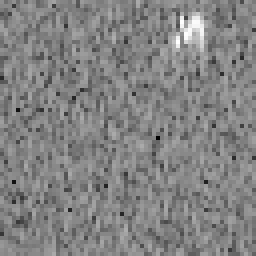
#> input picture rf_benchmark/spectrograms_yolo/test/images/000003.png, 64 x 64 px, found by its file name (shown 4 times larger); its folder holds only this picture in this run
$ python main.py
#> lines starting #> are read from the running program, lines starting #| are printed output that depends on the picture; after the words box and inside, x2 and y2 are one past the last pixel; in counts of white or black regions, pixels touching at a corner belong together
### MFB/detectors.py
import numpy as np
from skimage.feature import match_template
from skimage.measure import label, regionprops

class MatchedFilterBankDetector:
    def __init__(self, threshold=0.55):
        """
        Detector Matched Filter Bank.
        threshold: Nivel de similitud (0.0 a 1.0).
        """
        self.threshold = threshold
        self.templates = self._build_template_bank()

    def _build_template_bank(self):
        """
        Crea moldes de señales sintéticas típicas en RF.
        """
        templates = []
        # Definimos (Alto, Ancho) de las señales esperadas
        # El sistema probará todas estas formas contra la imagen
        shapes = [
            (8, 3),   # Señal muy estrecha (Narrowband)
            (12, 5),  # Señal estrecha media
            (6, 6),   # Bloque pequeño
            (10, 15), # Señal ancha (Wideband media)
            (15, 30)  # Señal muy ancha (Wideband completa)
        ]

        for h, w in shapes:
            # Crear molde Gaussiano suave
            y, x = np.mgrid[-h//2:h//2, -w//2:w//2]
            sigma = 0.35 * (h + w) / 2
            g = np.exp(-(x**2 + y**2) / (2 * sigma**2))
            # Normalizar molde
            g = (g - g.min()) / (g.max() - g.min())
            templates.append(g)

        return templates

    def predict(self, spectrogram):
        h, w = spectrogram.shape
        # Matriz para guardar la mejor coincidencia encontrada en cada pixel
        max_correlation_map = np.zeros((h, w))

        # 1. Probar cada filtro del banco
        for temp in self.templates:
            # Correlación normalizada
            res = match_template(spectrogram, temp, pad_input=True)
            # Max-Pooling: Nos quedamos con la mejor respuesta
            max_correlation_map = np.maximum(max_correlation_map, res)

        # 2. Umbralizar
        mask = max_correlation_map > self.threshold

        # 3. Extraer cajas
        boxes = self._extract_boxes(mask, max_correlation_map)

        return {
            "mask": mask,
            "boxes": boxes,
            "threshold_map": max_correlation_map
        }

    def _extract_boxes(self, mask, score_map):
        labeled = label(mask)
        props = regionprops(labeled, intensity_image=score_map)
        boxes = []

        for prop in props:
            # Filtro básico de ruido
            if prop.area < 6: continue

            y1, x1, y2, x2 = prop.bbox
            score = prop.max_intensity
            boxes.append([x1, y1, x2, y2, score])

        return boxes

### MFB/tools.py
import numpy as np
import matplotlib.pyplot as plt
from PIL import Image
import os

def load_spectrogram_mfb(path):
    """
    Carga el espectrograma con corrección Gamma para MFB.
    El MFB necesita un contraste alto para que la correlación funcione bien.
    """
    if not os.path.exists(path):
        raise FileNotFoundError(f"No se encontró: {path}")

    try:
        img = Image.open(path).convert('RGB')
        _, g, _ = img.split() # Usamos canal verde

        data = np.array(g).astype(np.float32)

        # 1. Normalizar 0-1
        val_min, val_max = data.min(), data.max()
        if val_max > val_min:
            data = (data - val_min) / (val_max - val_min)

        # 2. Corrección Gamma (Importante para eliminar ruido de fondo)
        # Esto hace que el fondo gris se vuelva negro
        data = data ** 4.0

    except Exception as e:
        print(f"Error cargando imagen: {e}")
        return np.zeros((64, 64))

    return data

def load_yolo_labels(path, img_width, img_height):
    """Carga etiquetas Ground Truth."""
    if not os.path.exists(path): return []
    boxes = []
    with open(path, 'r') as f:
        for line in f:
            parts = line.strip().split()
            if len(parts) < 5: continue
            try:
                cls, xc, yc, w, h = map(float, parts[:5])
                x1 = (xc - w/2) * img_width
                y1 = (yc - h/2) * img_height
                x2 = (xc + w/2) * img_width
                y2 = (yc + h/2) * img_height
                boxes.append([x1, y1, x2, y2, cls])
            except: continue
    return boxes

def visualize_mfb(spectrogram, result, gt_boxes=None, output_path=None):
    """Visualiza la entrada, el mapa de correlación y la detección final."""
    score_map = result['threshold_map'] # Mapa de calor de correlación
    pred_boxes = result['boxes']

    fig, ax = plt.subplots(1, 3, figsize=(15, 5))

    # 1. Entrada
    ax[0].imshow(spectrogram, aspect='auto', cmap='inferno')
    ax[0].set_title("Input (Gamma Corrected)")
    if gt_boxes:
        for b in gt_boxes:
            rect = plt.Rectangle((b[0], b[1]), b[2]-b[0], b[3]-b[1],
                                 edgecolor='#00FF00', fill=False, lw=1, ls='--')
            ax[0].add_patch(rect)

    # 2. Mapa de Correlación (Lo que "piensa" el filtro)
    im = ax[1].imshow(score_map, aspect='auto', cmap='jet', vmin=0, vmax=1)
    ax[1].set_title("Mapa de Correlación (Similitud)")
    plt.colorbar(im, ax=ax[1], fraction=0.046)

    # 3. Resultado Final
    ax[2].imshow(spectrogram, aspect='auto', cmap='gray')
    ax[2].set_title(f"Detección MFB [N={len(pred_boxes)}]")
    for box in pred_boxes:
        rect = plt.Rectangle((box[0], box[1]), box[2]-box[0], box[3]-box[1],
                             edgecolor='red', fill=False, lw=2)
        ax[2].add_patch(rect)

    plt.tight_layout()
    if output_path: plt.savefig(output_path)
    plt.close() # Cerrar para no saturar memoria

### metrics.py
import numpy as np

# [17 lines left out: function calculate_iou, not called in this run]

class DetectionEvaluator:
    def __init__(self):
        # Almacenamiento de datos
        self.all_preds = []  # Lista de dicts
        self.all_gts = {}    # Dict: img_id -> lista de boxes
        self.img_ids = []    # Para iterar en orden
        self.total_gt_boxes = 0

    def update(self, img_id, pred_boxes, gt_boxes):
        """
        Registra datos de una imagen.
        pred_boxes: [[x1, y1, x2, y2, score], ...]
        gt_boxes:   [[x1, y1, x2, y2, class], ...]
        """
        if img_id not in self.img_ids:
            self.img_ids.append(img_id)

        # Guardar GTs limpios (solo coords)
        gts_clean = [g[:4] for g in gt_boxes]
        self.all_gts[img_id] = gts_clean
        self.total_gt_boxes += len(gts_clean)

        # Guardar Predicciones
        for p in pred_boxes:
            self.all_preds.append({
                'img_id': img_id,
                'bbox': p[:4],
                'score': p[4]
            })

    # --- PARTE 1: PRECISION, RECALL, F1 (Escalares) ---
    def compute_basic_metrics(self, iou_threshold=0.5):
        """
        Calcula P, R, F1 basándose en las cajas detectadas actualmente,
        sin variar umbrales de confianza. Ideal para CFAR.
        """
        tp_total = 0
        fp_total = 0
        fn_total = 0

        # Iterar imagen por imagen
        for img_id in self.img_ids:
            gts = self.all_gts[img_id]
            # Filtrar predicciones de esta imagen
            preds = [p['bbox'] for p in self.all_preds if p['img_id'] == img_id]

            # Contadores locales
            matched_gt = set()

            # Ordenar preds por si acaso (aunque en métricas básicas no es estricto)
            # Aquí asumimos que todas las preds son "positivas"

            # Matriz de IoU
            if len(gts) == 0:
                fp_total += len(preds)
                continue

            if len(preds) == 0:
                fn_total += len(gts)
                continue

            # Greedy Matching
            # Iteramos sobre predicciones y buscamos su mejor GT
            for p_idx, pred_box in enumerate(preds):
                best_iou = -1
                best_gt_idx = -1

                for g_idx, gt_box in enumerate(gts):
                    if g_idx in matched_gt: continue # Ya fue emparejado

                    iou = calculate_iou(pred_box, gt_box)
                    if iou > best_iou:
                        best_iou = iou
                        best_gt_idx = g_idx

                if best_iou >= iou_threshold:
                    tp_total += 1
                    matched_gt.add(best_gt_idx)
                else:
                    fp_total += 1

            # Los GT que no se emparejaron son False Negatives
            fn_total += (len(gts) - len(matched_gt))

        # Cálculos finales
        precision = tp_total / (tp_total + fp_total + 1e-6)
        recall = tp_total / (tp_total + fn_total + 1e-6)
        f1 = 2 * (precision * recall) / (precision + recall + 1e-6)

        return {
            "TP": tp_total, "FP": fp_total, "FN": fn_total,
            "Precision": precision, "Recall": recall, "F1": f1
        }

    # --- PARTE 2: mAP (Mean Average Precision) ---
    def compute_ap_at_iou(self, iou_threshold):
        """Calcula AP para un IoU dado ordenando por score."""
        if self.total_gt_boxes == 0 or len(self.all_preds) == 0:
            return 0.0

        sorted_preds = sorted(self.all_preds, key=lambda x: x['score'], reverse=True)
        tp = np.zeros(len(sorted_preds))
        fp = np.zeros(len(sorted_preds))

        gt_matched = {img_id: np.zeros(len(boxes), dtype=bool)
                      for img_id, boxes in self.all_gts.items()}

        for i, pred in enumerate(sorted_preds):
            img_id = pred['img_id']
            pred_box = pred['bbox']
            gt_boxes = self.all_gts[img_id]

            best_iou = -1
            best_gt_idx = -1

            for idx, gt_box in enumerate(gt_boxes):
                iou = calculate_iou(pred_box, gt_box)
                if iou > best_iou:
                    best_iou = iou
                    best_gt_idx = idx

            if best_iou >= iou_threshold:
                if not gt_matched[img_id][best_gt_idx]:
                    tp[i] = 1
                    gt_matched[img_id][best_gt_idx] = True
                else:
                    fp[i] = 1
            else:
                fp[i] = 1

        cum_tp = np.cumsum(tp)
        cum_fp = np.cumsum(fp)
        recalls = cum_tp / self.total_gt_boxes
        precisions = cum_tp / (cum_tp + cum_fp + 1e-6)

        recalls = np.concatenate(([0.0], recalls, [1.0]))
        precisions = np.concatenate(([0.0], precisions, [0.0]))
        for i in range(len(precisions) - 1, 0, -1):
            precisions[i - 1] = max(precisions[i - 1], precisions[i])
        indices = np.where(recalls[1:] != recalls[:-1])[0]
        ap = np.sum((recalls[indices + 1] - recalls[indices]) * precisions[indices + 1])
        return ap

    def print_summary(self):
        # 1. Calcular Métricas Básicas (P, R, F1)
        basic = self.compute_basic_metrics(iou_threshold=0.5)

        # 2. Calcular mAP
        map50 = self.compute_ap_at_iou(0.50)
        thresholds = np.linspace(0.5, 0.95, 10)
        aps = [self.compute_ap_at_iou(t) for t in thresholds]
        map_coco = np.mean(aps)

        print("\n" + "="*50)
        print(f"       RESULTADOS DE EVALUACIÓN (Total GT: {self.total_gt_boxes})")
        print("="*50)
        print(" [ MÉTRICAS BÁSICAS (IoU=0.5) ]")
        print(f"  > True Positives (TP)  : {basic['TP']}")
        print(f"  > False Positives (FP) : {basic['FP']}")
        print(f"  > False Negatives (FN) : {basic['FN']}")
        print("-" * 30)
        print(f"  > PRECISION            : {basic['Precision']:.4f}")
        print(f"  > RECALL               : {basic['Recall']:.4f}")
        print(f"  > F1-SCORE             : {basic['F1']:.4f}")
        print("="*50)
        print(" [ MÉTRICAS AVANZADAS (mAP) ]")
        print(f"  > mAP @ IoU=0.50       : {map50:.4f}")
        print(f"  > mAP @ IoU=0.50:0.95  : {map_coco:.4f}")
        print("="*50 + "\n")

### MFB/main.py
import argparse
import os
import sys

# Truco para importar metrics.py desde la carpeta superior
sys.path.append(os.path.abspath(os.path.join(os.path.dirname(__file__), '..')))

from MFB.detectors import MatchedFilterBankDetector
from MFB.tools import load_spectrogram_mfb, load_yolo_labels, visualize_mfb
from metrics import DetectionEvaluator # Importado desde la raíz

def main():
    parser = argparse.ArgumentParser(description="Matched Filter Bank Benchmark")

    # Rutas (Ajusta a tus carpetas)
    default_imgs = r"C:\Users\User\Documents\GitHub\MCE-ROI-V2\rf_benchmark\spectrograms_yolo\test\images"
    default_lbls = r"C:\Users\User\Documents\GitHub\MCE-ROI-V2\rf_benchmark\spectrograms_yolo\test\labels"

    parser.add_argument('--input_dir', default=default_imgs)
    parser.add_argument('--label_dir', default=default_lbls)
    parser.add_argument('--output_dir', default='resultados_mfb')

    # Umbral de correlación (0.5 a 0.7 suele ser bueno)
    parser.add_argument('--threshold', type=float, default=0.55)
    parser.add_argument('--max_plots', type=int, default=10)

    args = parser.parse_args()

    if not os.path.exists(args.output_dir): os.makedirs(args.output_dir)

    image_files = sorted([f for f in os.listdir(args.input_dir) if f.endswith('.png')])

    print(f"=== INICIO MFB (Matched Filter Bank) ===")
    print(f"Total imágenes: {len(image_files)}")
    print(f"Umbral Similitud: {args.threshold}")

    # Inicializar
    detector = MatchedFilterBankDetector(threshold=args.threshold)
    evaluator = DetectionEvaluator()
    plots_done = 0

    for idx, img_name in enumerate(image_files):
        img_path = os.path.join(args.input_dir, img_name)
        lbl_path = os.path.join(args.label_dir, img_name.replace('.png', '.txt'))

        try:
            # 1. Cargar
            spectrogram = load_spectrogram_mfb(img_path)
#> in load_spectrogram_mfb, g is the input picture: PIL image 64x64 L; min 0, max 255, mean 130.5
#> in load_spectrogram_mfb, `val_min, val_max = data.min(), data.max()`: val_min = 0; val_max = 255
#> in load_spectrogram_mfb, `data = data ** 4.0`:
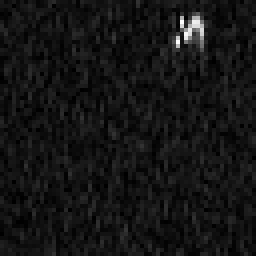
#> data: shape (64, 64) float32 (shown 4 times larger); min 0, max 1, mean 0.0812
            h, w = spectrogram.shape

            gt_boxes = load_yolo_labels(lbl_path, w, h)

            # 2. Detectar
            results = detector.predict(spectrogram)
#> the loop in predict, `for temp in self.templates:` made 5 passes
#> pass 1, in predict, `res = match_template(spectrogram, temp, pad_input=True)`:
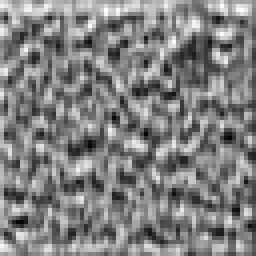
#> res: shape (64, 64) float32 (shown 4 times larger); min -0.762, max 0.794, mean 0.0259; drawn with min black and max white
#> pass 1, in predict, `max_correlation_map = np.maximum(max_correlation_map, res)`:
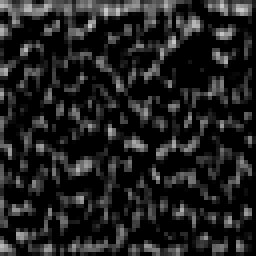
#> max_correlation_map: shape (64, 64) float64 (shown 4 times larger); min 0, max 0.794, mean 0.127
#> after the loop in predict, `for temp in self.templates:`:
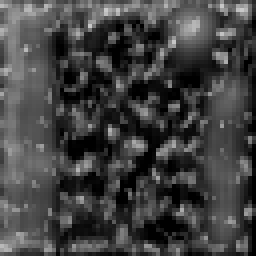
#> max_correlation_map: shape (64, 64) float64 (shown 4 times larger); min 0, max 0.794, mean 0.257
#> in predict, `mask = max_correlation_map > self.threshold`:
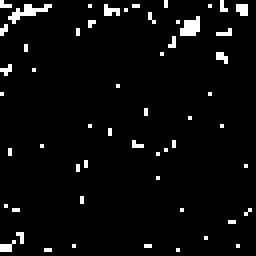
#> mask: shape (64, 64) bool (shown 4 times larger); 4% white in thin lines or dots
#> in _extract_boxes, `labeled = label(mask)`:
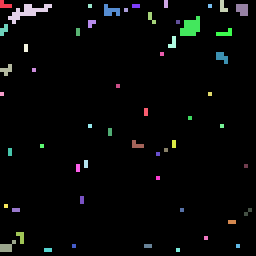
#> labeled: shape (64, 64) int32 (shown 4 times larger); 56 distinct labels, from 0 to 55; one colour per label, 0 black
#> in _extract_boxes, `props = regionprops(labeled, intensity_image=score_map)`: props = 55 regions; largest, box (x1, y1, x2, y2) and area: (2, 1, 13, 6) 21, (45, 4, 50, 9) 18, (26, 1, 30, 4) 8, (59, 1, 62, 4) 8, (0, 60, 4, 63) 7
#> the loop in _extract_boxes, `for prop in props:` made 55 passes
#> (y1, x1, y2, x2, score) on passes 4, 6, 9, 12, 21, 50: (1, 2, 6, 13, 0.716), (1, 26, 4, 30, 0.791), (1, 59, 4, 62, 0.794), (4, 45, 9, 50, 0.72), (13, 54, 16, 57, 0.676), (60, 0, 63, 4, 0.729)
#> after the loop in _extract_boxes, `for prop in props:`: boxes = [[2, 1, 13, 6, 0.716], [26, 1, 30, 4, 0.791], [59, 1, 62, 4, 0.794], [45, 4, 50, 9, 0.72], [54, 13, 57, 16, 0.676], [0, 60, 4, 63, 0.729]]
#> results = 3 items

            # 3. Evaluar
            evaluator.update(img_name, results['boxes'], gt_boxes)

            # 4. Visualizar
            if plots_done < args.max_plots:
                out_path = os.path.join(args.output_dir, f"mfb_{img_name}")
                visualize_mfb(spectrogram, results, gt_boxes, out_path)
#> in visualize_mfb, `pred_boxes = result['boxes']`: pred_boxes has the same summary as boxes in _extract_boxes
#> the loop in visualize_mfb, `for box in pred_boxes:` made 6 passes
#> in visualize_mfb, `if output_path: plt.savefig(output_path)`:
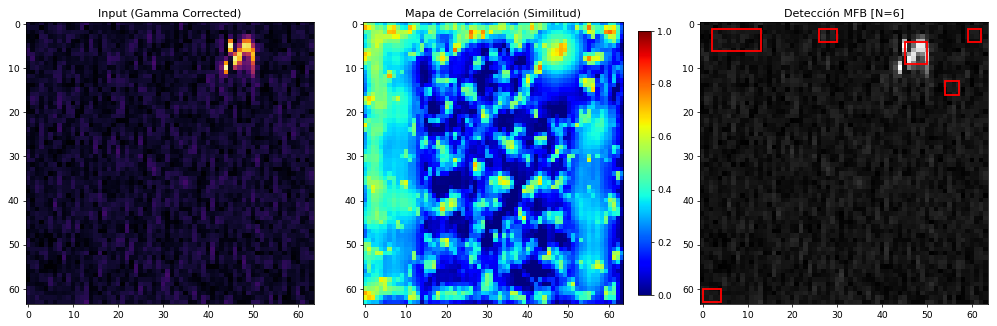
#> figure drawn by matplotlib, 4 panels
                plots_done += 1

            if idx % 50 == 0:
                print(f"[{idx}] {img_name} -> Detectados: {len(results['boxes'])}")
#| [0] 000003.png -> Detectados: 6

        except Exception as e:
            print(f"Error en {img_name}: {e}")

    print("\n=== RESULTADOS MFB ===")
    evaluator.print_summary()
#|        RESULTADOS DE EVALUACIÓN (Total GT: 0)
#|   > True Positives (TP)  : 0
#|   > False Positives (FP) : 6
#|   > False Negatives (FN) : 0
#|   > PRECISION            : 0.0000
#|   > RECALL               : 0.0000
#|   > F1-SCORE             : 0.0000

if __name__ == "__main__":
    main()

$ run again, on rf_benchmark/spectrograms_yolo/test/images/000010.png
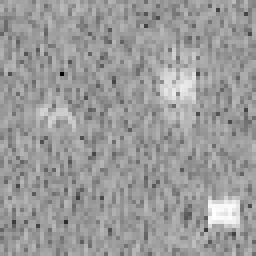
#> input picture rf_benchmark/spectrograms_yolo/test/images/000010.png, 64 x 64 px, found by its file name (shown 4 times larger)
#> in load_spectrogram_mfb, g is the input picture: PIL image 64x64 L; min 0, max 255, mean 154.9
#> val_min = 0; val_max = 255
#> mask: shape (64, 64) bool; 7% white in thin lines or dots
#> in _extract_boxes, `labeled = label(mask)`:
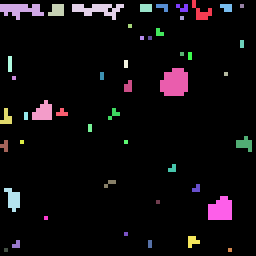
#> labeled: shape (64, 64) int32 (shown 4 times larger); 48 distinct labels, from 0 to 47; one colour per label, 0 black
#> props = 47 regions; largest, box (x1, y1, x2, y2) and area: (40, 17, 47, 24) 41, (52, 49, 58, 55) 30, (18, 1, 31, 5) 27, (0, 1, 11, 5) 26, (8, 25, 13, 30) 18
#> the loop in _extract_boxes, `for prop in props:` made 47 passes
#> (y1, x1, y2, x2, score) on passes 1, 2, 3, 4, 5, 20, 25, 26: (0, 48, 5, 53, 0.69), (1, 0, 5, 11, 0.798), (1, 12, 4, 16, 0.86), (1, 18, 5, 31, 0.7), (1, 35, 3, 38, 0.714), (17, 40, 24, 47, 0.78), (25, 8, 30, 13, 0.827), (27, 0, 31, 3, 0.658)
#> after the loop in _extract_boxes, `for prop in props:`: boxes = 12 items, first 6: [48, 0, 53, 5, 0.69], [0, 1, 11, 5, 0.798], [12, 1, 16, 4, 0.86], [18, 1, 31, 5, 0.7], [35, 1, 38, 3, 0.714], [40, 17, 47, 24, 0.78]
#> results = 3 items
#> the loop in update, `for p in pred_boxes:` made 12 passes
#> after the loop in update, `for p in pred_boxes:`: self.all_preds = 12 items
#> pred_boxes has the same summary as boxes in _extract_boxes
#> the loop in visualize_mfb, `for box in pred_boxes:` made 12 passes
#> in visualize_mfb, `if output_path: plt.savefig(output_path)`:
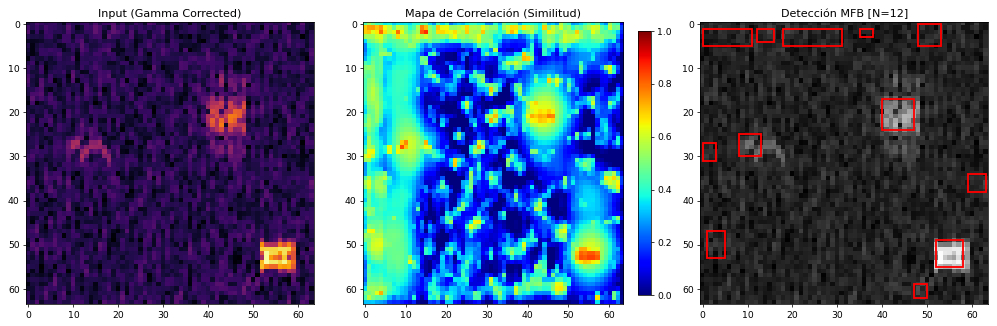
#> figure drawn by matplotlib, 4 panels
#| [0] 000010.png -> Detectados: 12
#> the loop in compute_basic_metrics, `for img_id in self.img_ids:` made 1 pass
#> after the loop in compute_basic_metrics, `for img_id in self.img_ids:`: fn_total = 0; fp_total = 12; tp_total = 0
#> basic = {'TP': 0, 'FP': 12, 'FN': 0, 'Precision': 0, 'Recall': 0, 'F1': 0}
#|        RESULTADOS DE EVALUACIÓN (Total GT: 0)
#|   > True Positives (TP)  : 0
#|   > False Positives (FP) : 12
#|   > False Negatives (FN) : 0
#|   > PRECISION            : 0.0000
#|   > RECALL               : 0.0000
#|   > F1-SCORE             : 0.0000

$ run again, on rf_benchmark/spectrograms_yolo/test/images/000011.png
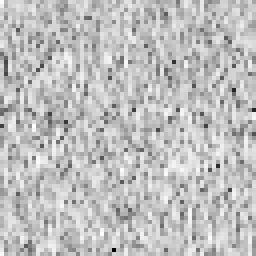
#> input picture rf_benchmark/spectrograms_yolo/test/images/000011.png, 64 x 64 px, found by its file name (shown 4 times larger)
#> in load_spectrogram_mfb, g is the input picture: PIL image 64x64 L; min 0, max 255, mean 191.3
#> val_min = 0; val_max = 255
#> mask: shape (64, 64) bool; 4.8% white in thin lines or dots
#> in _extract_boxes, `labeled = label(mask)`:
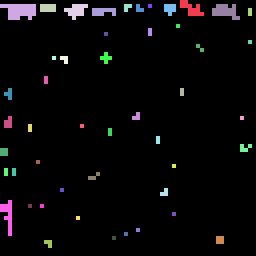
#> labeled: shape (64, 64) int32 (shown 4 times larger); 49 distinct labels, from 0 to 48; one colour per label, 0 black
#> props = 48 regions; largest, box (x1, y1, x2, y2) and area: (0, 1, 9, 5) 27, (53, 1, 60, 5) 18, (16, 1, 22, 5) 14, (0, 50, 3, 59) 14, (45, 0, 51, 4) 13
#> the loop in _extract_boxes, `for prop in props:` made 48 passes
#> (y1, x1, y2, x2, score) on passes 1, 2, 3, 4, 8, 9, 10, 39: (0, 45, 4, 51, 0.741), (1, 0, 5, 9, 0.738), (1, 10, 3, 14, 0.787), (1, 16, 5, 22, 0.736), (1, 41, 4, 44, 0.743), (1, 53, 5, 60, 0.777), (2, 23, 4, 29, 0.672), (50, 0, 59, 3, 0.734)
#> after the loop in _extract_boxes, `for prop in props:`: boxes = [[45, 0, 51, 4, 0.741], [0, 1, 9, 5, 0.738], [10, 1, 14, 3, 0.787], [16, 1, 22, 5, 0.736], [41, 1, 44, 4, 0.743], [53, 1, 60, 5, 0.777], [23, 2, 29, 4, 0.672], [0, 50, 3, 59, 0.734]]
#> results = 3 items
#> pred_boxes has the same summary as boxes in _extract_boxes
#> the loop in visualize_mfb, `for box in pred_boxes:` made 8 passes
#> in visualize_mfb, `if output_path: plt.savefig(output_path)`:
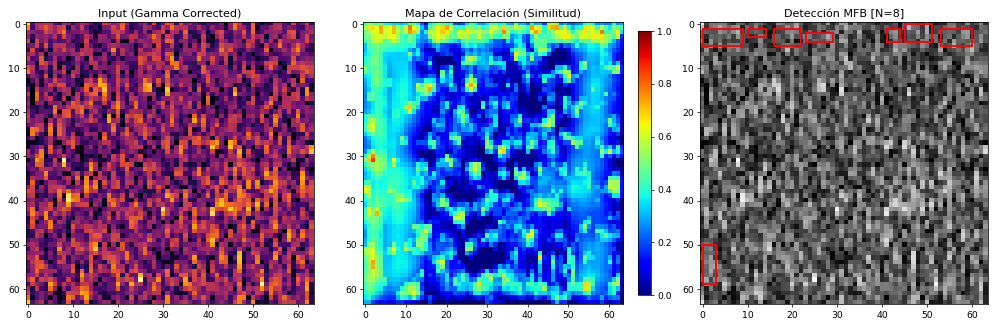
#> figure drawn by matplotlib, 4 panels
#| [0] 000011.png -> Detectados: 8
#|        RESULTADOS DE EVALUACIÓN (Total GT: 0)
#|   > True Positives (TP)  : 0
#|   > False Positives (FP) : 8
#|   > False Negatives (FN) : 0
#|   > PRECISION            : 0.0000
#|   > RECALL               : 0.0000
#|   > F1-SCORE             : 0.0000
